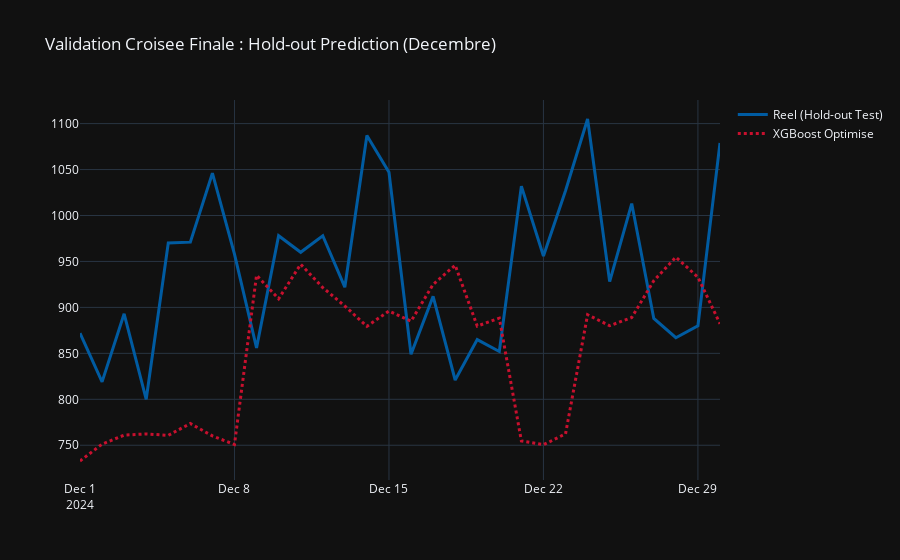

Source (notebook cell):
### Markdown cell above
## Evaluation Finale sur Test

### Code cell
y_pred = best_model.predict(X_test)
mae_val = -grid.best_score_
mae_test = mean_absolute_error(y_test, y_pred)

print(f"MAE moyenne Cross-Validation : {mae_val:.2f}")
print(f"MAE finale sur Test (Dec) : {mae_test:.2f}")

fig = go.Figure()
fig.add_trace(go.Scatter(x=test_df.index, y=y_test, name='Reel (Hold-out Test)', line=dict(color='#005ba1', width=3)))
fig.add_trace(go.Scatter(x=test_df.index, y=y_pred, name='XGBoost Optimise', line=dict(color='#c8102e', dash='dot', width=3)))
fig.update_layout(title='Validation Croisee Finale : Hold-out Prediction (Decembre)', template='plotly_dark')
fig.show()
